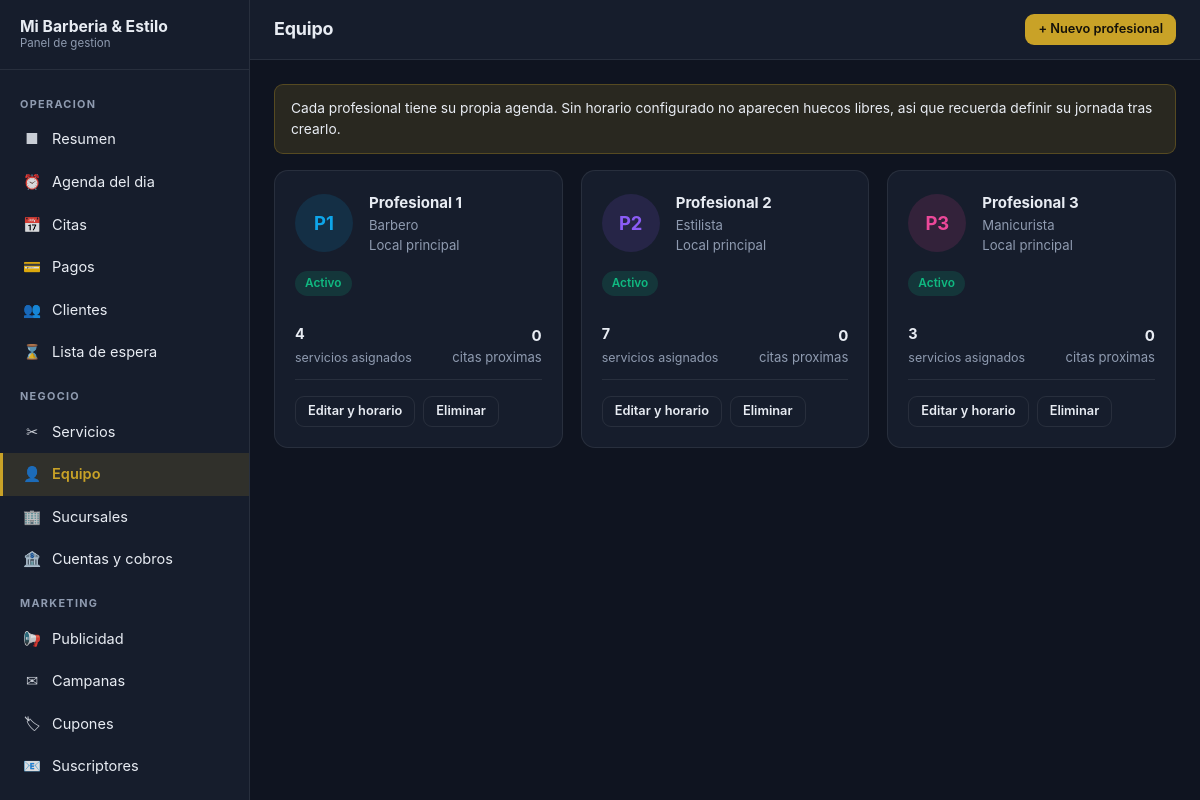
Screenshot of /panel/personal (signed in) with the database file from the repository.
### tables this page shows
CREATE TABLE `staff` (
  `id` int(10) unsigned NOT NULL AUTO_INCREMENT,
  `user_id` bigint(20) unsigned DEFAULT NULL COMMENT 'Cuenta de acceso, si la tiene',
  `branch_id` int(10) unsigned NOT NULL,
  `display_name` varchar(120) NOT NULL,
  `slug` varchar(140) NOT NULL,
  `title` varchar(100) NOT NULL DEFAULT '' COMMENT 'Barbero, Estilista, Manicurista...',
  `bio` text DEFAULT NULL,
  `photo_path` varchar(255) NOT NULL DEFAULT '',
  `phone` varchar(20) NOT NULL DEFAULT '',
  `email` varchar(190) NOT NULL DEFAULT '',
  `instagram` varchar(120) NOT NULL DEFAULT '',
  `color` varchar(7) NOT NULL DEFAULT '#0ea5e9' COMMENT 'Color en la agenda',
  `commission_percent` decimal(5,2) NOT NULL DEFAULT 0.00,
  `accepts_online` tinyint(1) NOT NULL DEFAULT 1,
  `is_active` tinyint(1) NOT NULL DEFAULT 1,
  `show_on_web` tinyint(1) NOT NULL DEFAULT 1,
  `rating_average` decimal(3,2) NOT NULL DEFAULT 0.00,
  `rating_count` int(10) unsigned NOT NULL DEFAULT 0,
  `sort_order` smallint(6) NOT NULL DEFAULT 0,
  `created_at` datetime NOT NULL,
  `updated_at` datetime NOT NULL,
  `deleted_at` datetime DEFAULT NULL,
  PRIMARY KEY (`id`),
  UNIQUE KEY `uq_staff_slug` (`slug`),
  KEY `idx_staff_branch` (`branch_id`,`is_active`),
  KEY `idx_staff_user` (`user_id`),
  CONSTRAINT `fk_staff_branch` FOREIGN KEY (`branch_id`) REFERENCES `branches` (`id`),
  CONSTRAINT `fk_staff_user` FOREIGN KEY (`user_id`) REFERENCES `users` (`id`) ON DELETE SET NULL
);

CREATE TABLE `branches` (
  `id` int(10) unsigned NOT NULL AUTO_INCREMENT,
  `name` varchar(120) NOT NULL,
  `slug` varchar(140) NOT NULL,
  `address` varchar(255) NOT NULL DEFAULT '',
  `city` varchar(100) NOT NULL DEFAULT '',
  `phone` varchar(30) NOT NULL DEFAULT '',
  `whatsapp` varchar(30) NOT NULL DEFAULT '',
  `email` varchar(190) NOT NULL DEFAULT '',
  `latitude` decimal(10,7) DEFAULT NULL,
  `longitude` decimal(10,7) DEFAULT NULL,
  `maps_url` varchar(500) NOT NULL DEFAULT '',
  `photo_path` varchar(255) NOT NULL DEFAULT '',
  `timezone` varchar(64) NOT NULL DEFAULT 'America/Guayaquil',
  `is_active` tinyint(1) NOT NULL DEFAULT 1,
  `is_default` tinyint(1) NOT NULL DEFAULT 0,
  `sort_order` smallint(6) NOT NULL DEFAULT 0,
  `created_at` datetime NOT NULL,
  `updated_at` datetime NOT NULL,
  `deleted_at` datetime DEFAULT NULL,
  PRIMARY KEY (`id`),
  UNIQUE KEY `uq_branches_slug` (`slug`),
  KEY `idx_branches_active` (`is_active`,`deleted_at`)
);

### app/Views/admin/staff/index.php (the view, shortened to what the rows shown need)
<?php if ($staff === []): ?>
    <div class="card">
        <div class="empty-state">
            <div class="empty-state__icon">&#128100;</div>
            <p>Aun no hay profesionales registrados.</p>
            <a class="btn btn--primary" href="<?= e(url('/panel/personal/nuevo')) ?>">Registrar al primero</a>
        </div>
    </div>
<?php else: ?>
    <div class="grid grid--auto">
        <?php foreach ($staff as $member): ?>
            <div class="card">
                <div class="flex gap-2 items-center mb-2">
                    <?php if ((string) $member['photo_path'] !== ''): ?>
                        <img src="<?= e(media_url((string) $member['photo_path'])) ?>" alt=""
                             style="width:58px;height:58px;border-radius:50%;object-fit:cover">
                    <?php else: ?>
                        <div style="width:58px;height:58px;border-radius:50%;display:grid;place-items:center;
                                    background: <?= e($member['color']) ?>22; color: <?= e($member['color']) ?>;
                                    font-weight:700;font-size:1.15rem">
                            <?= e(initials((string) $member['display_name'])) ?>
                        </div>
                    <?php endif; ?>
                    <div style="flex:1;min-width:0">
                        <strong><?= e($member['display_name']) ?></strong>
                        <div class="text-small text-muted"><?= e($member['title']) ?></div>
                        <div class="text-small text-muted"><?= e($member['branch_name'] ?? '') ?></div>
                    </div>
                </div>
                <div class="flex gap-1 flex-wrap mb-2">
                    <?php if ((bool) $member['is_active']): ?>
                        <span class="pill pill--success">Activo</span>
                    <?php else: ?>
                        <span class="pill pill--danger">Inactivo</span>
                    <?php endif; ?>
                </div>
                <div class="switch-row">
                    <div class="switch-row__text">
                        <strong><?= (int) $member['service_count'] ?></strong>
                        <span>servicios asignados</span>
                    </div>
                    <div class="text-right">
                        <strong><?= (int) $member['upcoming'] ?></strong>
                        <div class="text-small text-muted">citas proximas</div>
                    </div>
                </div>
                <div class="btn-row mt-2">
                    <a class="btn btn--ghost btn--sm"
                       href="<?= e(url('/panel/personal/' . (int) $member['id'] . '/editar')) ?>">Editar y horario</a>
                    <form method="post" data-confirm="Eliminar a este profesional?"
                          action="<?= e(url('/panel/personal/' . (int) $member['id'] . '/eliminar')) ?>">
                        <button type="submit" class="btn btn--ghost btn--sm">Eliminar</button>
                    </form>
                </div>
            </div>
        <?php endforeach; ?>
    </div>
<?php endif; ?>

### rows the page displays
staff: display_name "P1", display_name "Profesional 1", title "Barbero", branch.name "Local principal", is_active "Activo", service_count "4", upcoming "0"
staff: display_name "P2", display_name "Profesional 2", title "Estilista", branch.name "Local principal", is_active "Activo", service_count "7", rating_count "0"
staff: display_name "P3", display_name "Profesional 3", title "Manicurista", branch.name "Local principal", is_active "Activo", service_count "3", rating_count "0"

### other values shown
str_limit($businessName, 22) "Mi Barberia & Estilo"
$groupLabel "OPERACION"
$item['icon'] "■"
$item['label'] "Resumen"
$item['icon'] "⏰"
$item['label'] "Agenda del dia"
$item['icon'] "📅"
$item['label'] "Citas"
$item['icon'] "💳"
$item['label'] "Pagos"
$item['icon'] "👥"
$item['label'] "Clientes"
$item['icon'] "⌛"
$item['label'] "Lista de espera"
$groupLabel "NEGOCIO"
